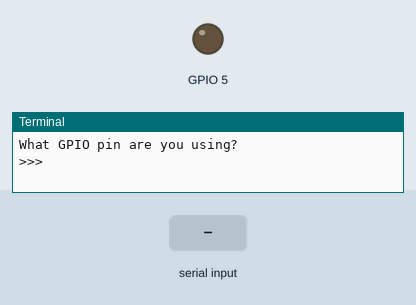
Bench run of a program on a simulated Raspberry Pi (BCM pin numbers). Parts: output pins drawn as LEDs (lit = HIGH), the last lines printed to the terminal. The test bench sets the inputs (shaded band). At 7.3 s the program stops and its outputs stay as they are.

Above: at 1.2 s.
1.3 s: "5" typed at the terminal
At 2.6 s:
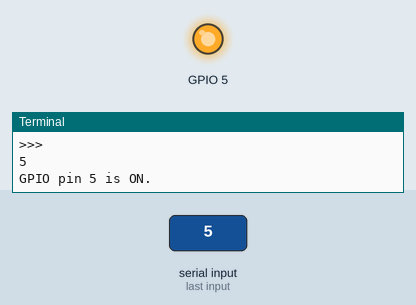
Timing chart, 0 to 7.8 s (numbered marks = the images above; inputs shaded):
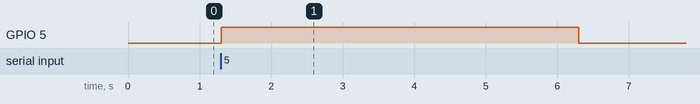

Measured:
- after the input at 1.3 s, GPIO 5: LOW → HIGH at once, → LOW 5.0 s later

The program:

blinkLED.py
```python
#!/usr/bin/env python

# blinky.py turns on a GPIO pin for 5 seconds then clears.

import RPi.GPIO as GPIO
from time import sleep
import sys

GPIO.setmode(GPIO.BCM)
GPIO.setwarnings(False)

print "What GPIO pin are you using?"

pinLED = int(raw_input(">>> "))

GPIO.setup(pinLED, GPIO.OUT)
print "GPIO pin %r is ON." % pinLED
GPIO.output(pinLED, True)
sleep(5)
GPIO.cleanup()
print "GPIO pins cleared."
sleep(1)
sys.exit(0)
```
